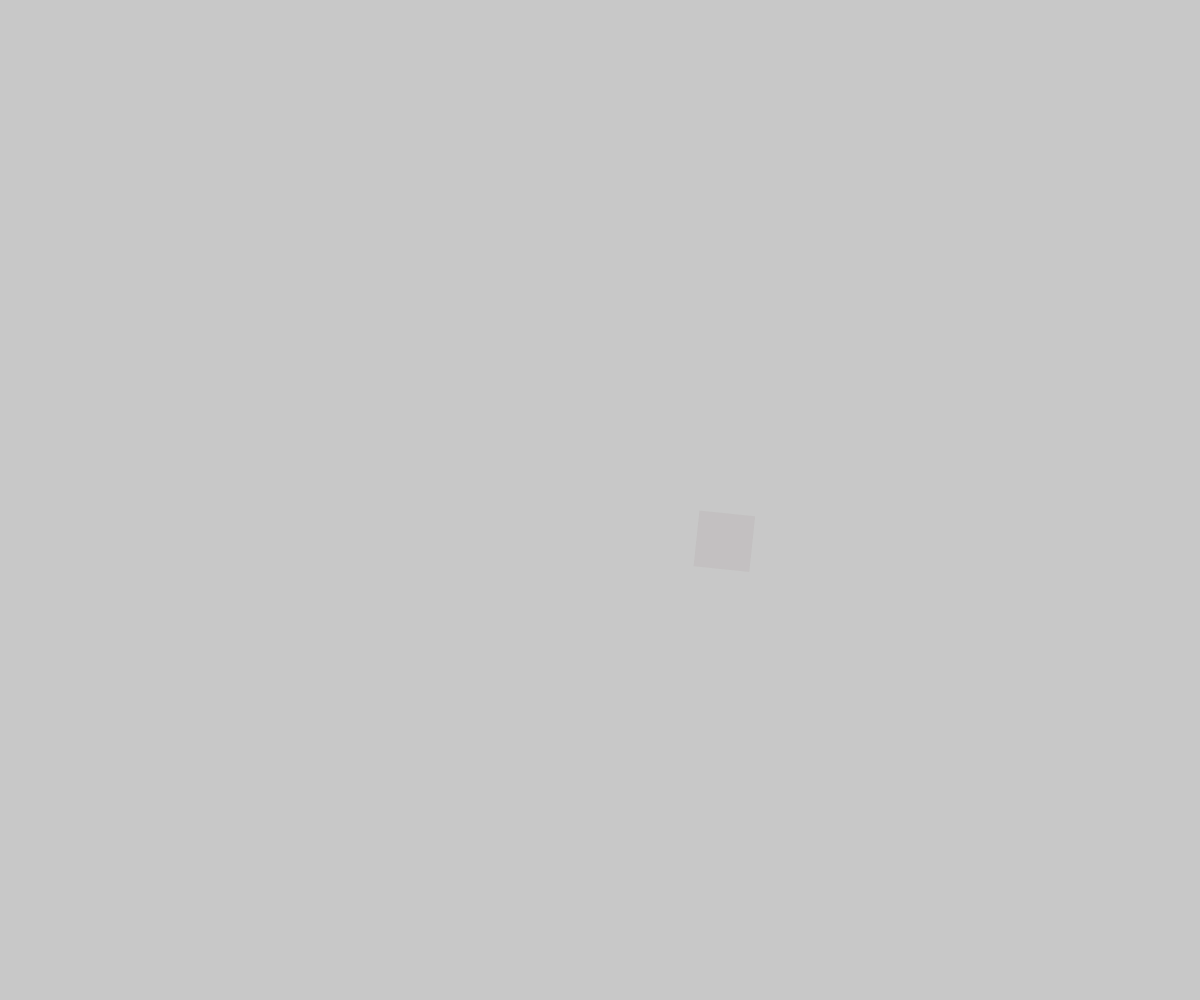
Frame 1 (no input)
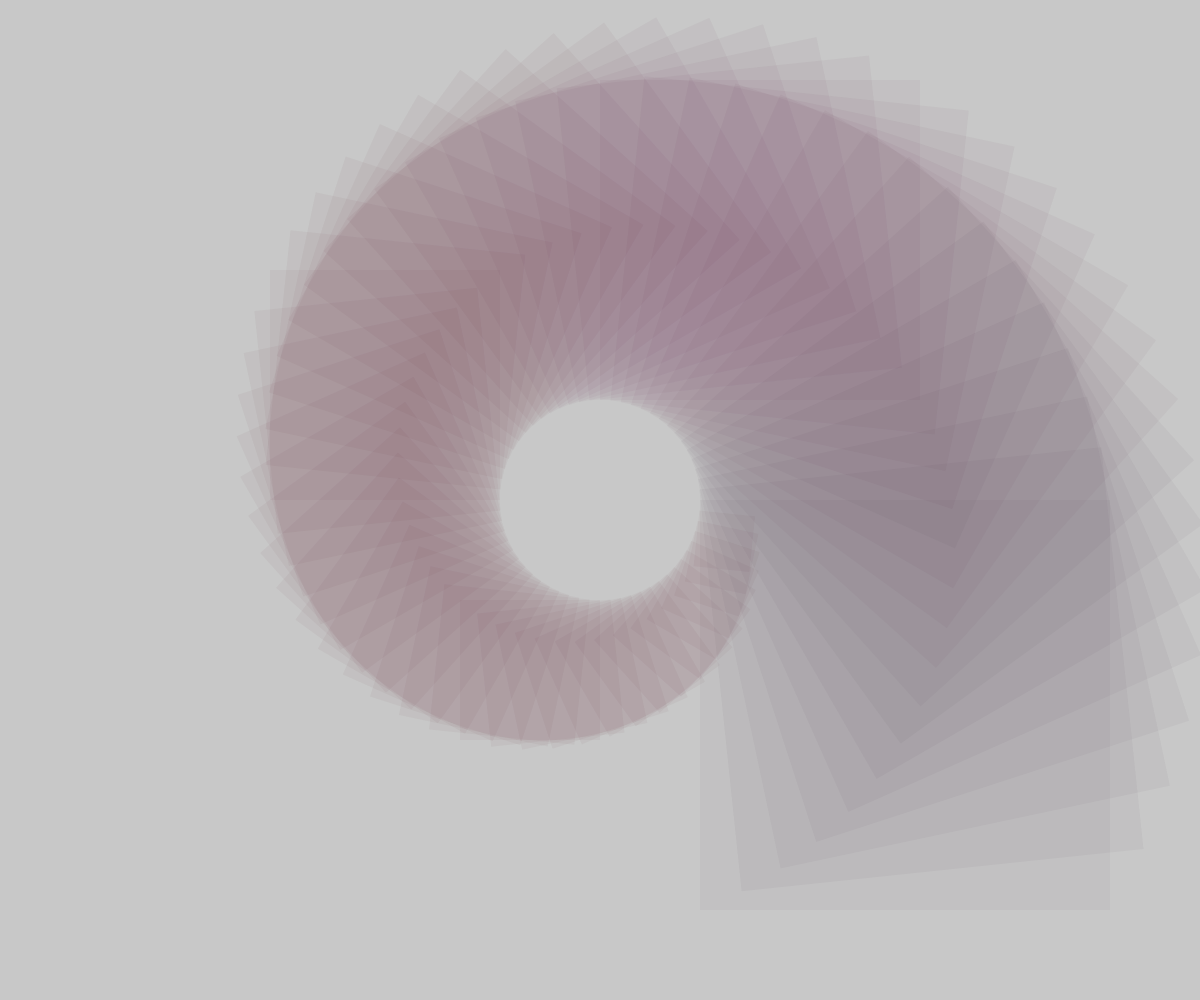
Frame 60 (no input)
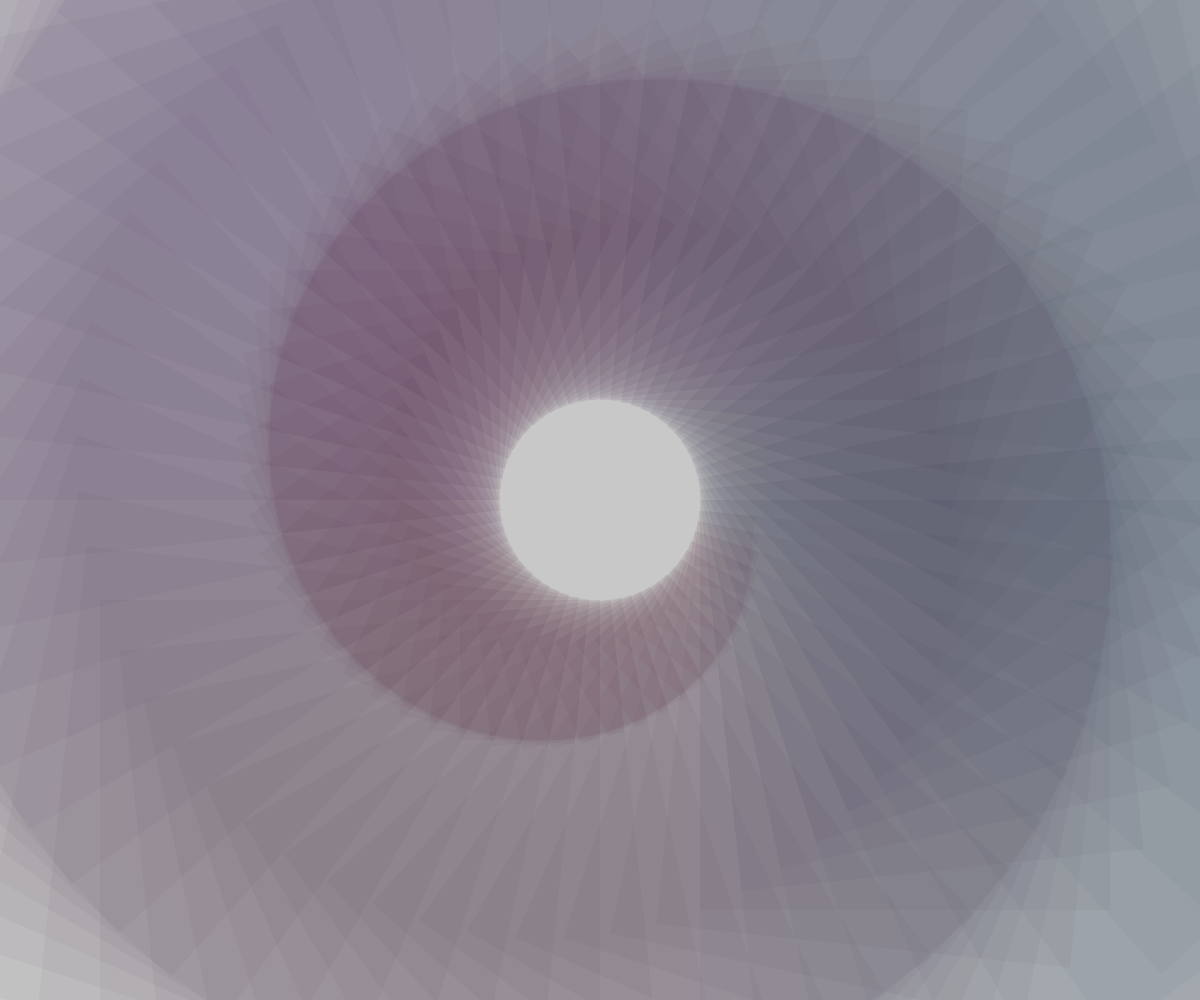
Frame 120 (the mouse pressed at the canvas centre since frame 60)

The p5.js sketch that drew these frames (run headless with seeded random() and noise() and a simulated clock; from frame 60 on, the mouse is pressed at the canvas centre):

// p5.js sketch
// ── sketch.js
function setup() {
  createCanvas(windowWidth,windowHeight);
  background(200);
  angleMode(DEGREES);
  
  frameRate(20);
}

function draw() {
    

  push();
  translate(windowWidth/2,windowHeight/2);
  rotate(frameCount*6);
  noStroke();
  fill(lerpColor(color(92,0,26,10), color(6,94,130,10), frameCount/200));
    
  rect(100,0,50+frameCount*6,50+frameCount*6);
  pop();
    
  fill(200);  
  textAlign(CENTER);
  textSize(18);
  textFont('roboto slab');
  //text('Happy Moon Festival !',windowWidth/1.95,windowHeight*4.3/5);   

}
